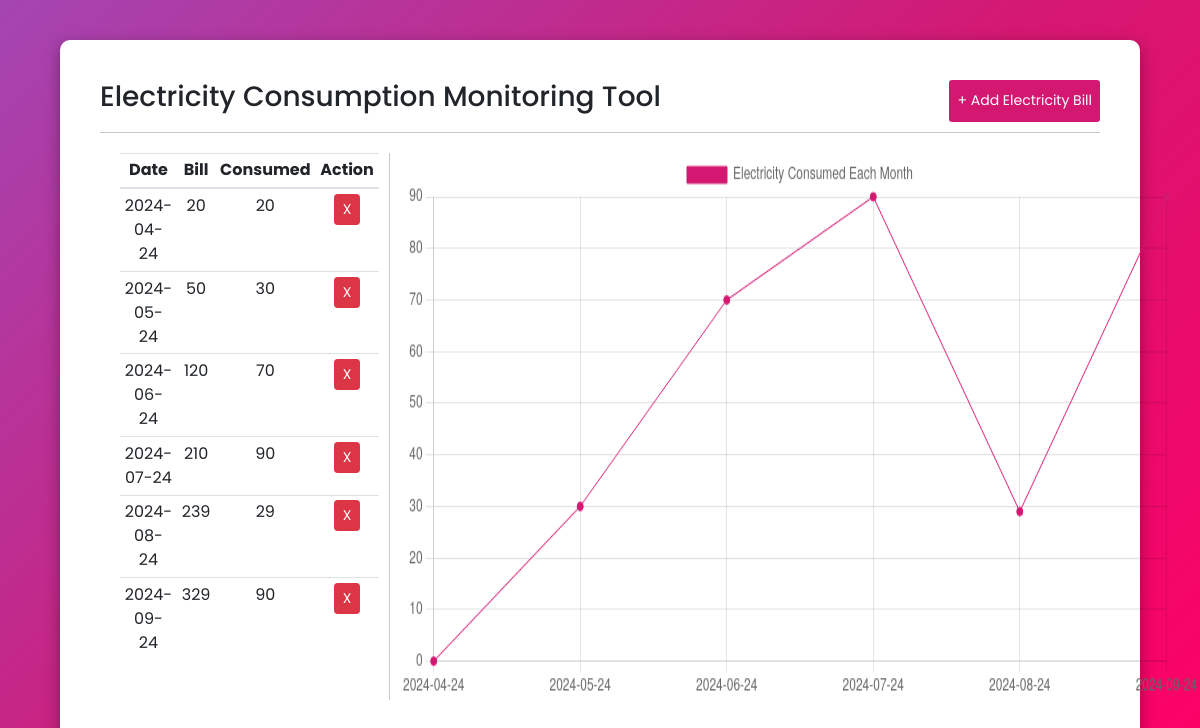
The page / on the database its author committed.
### tables this page shows
CREATE TABLE `tbl_bill` (
  `tbl_bill_id` int(11) NOT NULL,
  `bill_date` date NOT NULL,
  `bill_amount` int(11) NOT NULL
);

### index.php (the view, shortened to what this page needs)
<!DOCTYPE html>
<html lang="en">
<head>
    <link rel="stylesheet" href="https://cdn.jsdelivr.net/npm/bootstrap@4.6.2/dist/css/bootstrap.min.css">
</head>
<body>
    <div class="main">
        <div class="electricity-container">
            <div class="header">
                <h3>Electricity Consumption Monitoring Tool</h3>
                <button type="button" class="btn btn-sm btn-primary" data-toggle="modal" data-target="#addBillModal">+ Add Electricity Bill</button>
            </div>
            <div class="table-graph-container">
                <div class="table-container">
                    <table class="table text-center table-sm">
                        <thead>
                            <tr>
                                <th scope="col">Date</th>
                                <th scope="col">Bill</th>
                                <th scope="col">Consumed</th>
                                <th scope="col">Action</th>
                            </tr>
                        </thead>
                        <tbody id="billTableBody">
                            <?php
                                include('./conn/conn.php');
                                $stmt = $conn->prepare("SELECT * FROM tbl_bill ORDER BY bill_date");
                                $stmt->execute();
                                $result = $stmt->fetchAll();
                                foreach ($result as $row) {
                                    $billId = $row['tbl_bill_id'];
                                    $billDate = $row['bill_date'];
                                    $billAmount = $row['bill_amount'];
                                    $prevBillStmt = $conn->prepare("SELECT bill_amount FROM tbl_bill WHERE tbl_bill_id = ?");
                                    $prevBillStmt->execute([$billId - 1]);
                                    $prevBill = $prevBillStmt->fetchColumn();
                                    $billDifference = $billAmount - $prevBill;
                                    echo '<tr class="billList">';
                                    echo '<td>' . $billDate . '</td>';
                                    echo '<td>' . $billAmount . '</td>';
                                    echo '<td>' . $billDifference . '</td>';
                                    echo '<td><button type="button" class="btn btn-sm btn-danger" onclick="removeBill(' . $billId . ')">X</button></td>';
                                    echo '</tr>';
                                }
                            ?>
                        </tbody>
                    </table>
                </div>
                <div class="graph-container">
                    <canvas id="myChart"></canvas>
                </div>
            </div>
        </div>
    </div>
    <?php
        include('./conn/conn.php');
        $stmt = $conn->prepare("SELECT * FROM tbl_bill ORDER BY bill_date");
        $stmt->execute();
        $result = $stmt->fetchAll();
        $labels = [];
        $consumptions = [];
        $prevBill = null;
        foreach ($result as $row) {
            $billDate = $row['bill_date'];
            $billAmount = $row['bill_amount'];
            $consumption = $prevBill !== null ? $billAmount - $prevBill : 0;
            $labels[] = $billDate;
            $consumptions[] = $consumption;
            $prevBill = $billAmount;
        }
    ?>
    <script>
        function removeBill(id) {
            if (confirm("Do you want to delete this bill?")) {
                window.location = "./endpoint/delete-bill.php?bill=" + id;
            }
        }
        const ctx = document.getElementById('myChart');
        new Chart(ctx, {
            type: 'line',
            data: {
                labels: <?php echo json_encode($labels); ?>,
                datasets: [{
                    label: 'Electricity Consumed Each Month',
                    data: <?php echo json_encode($consumptions); ?>,
                    borderColor: '#D41872',
                    backgroundColor: '#D41872',
                    borderWidth: 1
                }]
            },
            options: {
                scales: {
                    y: {
                        beginAtZero: true
                    }
                }
            }
        });
    </script>
</body>
</html>

### index.php (style rules this page uses)
* { margin: 0; padding: 0; font-family: 'Poppins', sans-serif; }
body { background-image: linear-gradient(-225deg, #A445B2 0%, #D41872 52%, #FF0066 100%); background-repeat: no-repeat; background-attachment: fixed; }
.main { display: flex; justify-content: center; align-items: center; height: 100vh; }
.electricity-container { display: flex; flex-direction: column; align-items: center; padding: 40px; background-color: rgb(255, 255, 255); border-radius: 10px; height: 90vh; width: 90vw; box-shadow: rgba(0, 0, 0, 0.35) 0px 5px 15px; }
.header { display: flex; width: 100%; justify-content: space-between; border-bottom: 1px solid rgb(200, 200, 200); padding-bottom: 10px; }
.table-graph-container { display: flex; width: 100%; height: 100%; padding: 20px }
.table-container { width: 500px; padding-right: 10px; border-right: 1px solid rgb(200, 200, 200); height: 100%; }
.graph-container > canvas { margin-left: 10px; width: 800px; height: 100% !important; }
.btn-primary { background-color: #D41872 !important; border: none !important; outline: none !important; }

### rows shown on the page
tbl_bill: bill_date "2024-04-24", bill_amount "20"
tbl_bill: bill_date "2024-05-24", bill_amount "50", billDifference "30"
tbl_bill: bill_date "2024-06-24", bill_amount "120", billDifference "70"
tbl_bill: bill_date "2024-07-24", bill_amount "210", billDifference "90"
tbl_bill: bill_date "2024-08-24", bill_amount "239", billDifference "29"
tbl_bill: bill_date "2024-09-24", bill_amount "329", billDifference "90"

### other values the page prints
chart data {{ json_encode($labels) }} ["2024-04-24","2024-05-24","2024-06-24","2024-07-24","2024-08-24","2024-09-24"]
chart data {{ json_encode($consumptions) }} [0,30,70,90,29,90]
